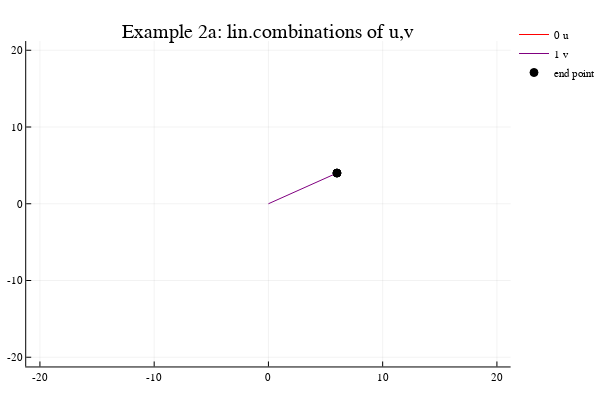

The code cell stored with this chart in its notebook:
### Markdown cell above
## Example 2a.  Plot a possible linear combination using two vectors in $\mathbb{R}^2$

Here, random integer weights ($a_1$ and $a_2$) between -5 and 5 for the two vectors are chosen. 

To see a different randomly generated linear combination, select the following cell by single-clicking anywhere in the gray code area.  Then hit the "Run" button.

### Code cell
# Example 2a
using Plots
plotly() 


a1=rand(-5:5); a2=rand(-5:5);
U=u*a1; V=v*a2; 

while abs(U[1]+V[1])>20 || abs(U[2]+V[2])>20
   a1=rand(-5:5)
    a2=rand(-5:5)
    U=u*a1 
    V=v*a2

end

xu=[0,U[1]];
yu=[0,U[2]];
plot(xu,yu, title="Example 2a: lin.combinations of u,v", label="$a1 u", linecolor="red",lims=[-20,20])

xv=[U[1],U[1]+V[1]];
yv=[U[2],U[2]+V[2]];
plot!(xv,yv, linecolor="purple", label="$a2 v")

scatter!([U[1]+V[1], U[1]+V[1]],[U[2]+V[2],U[2]+V[2]], markercolor="black", label="end point")

### Figure 1 — Plotly figure (JSON) as saved in the notebook; plotly's stock layout.template omitted (floating-point values rounded to 4 significant figures)
{"data": [{"colorbar": {"title": ""}, "hoverinfo": "text", "legendgroup": "0 u", "line": {"color": "rgba(255, 0, 0, 1.000)", "dash": "solid", "shape": "linear", "width": 1}, "mode": "lines", "name": "0 u", "showlegend": true, "text": [null, null], "type": "scatter", "x": [0, 0], "xaxis": "x1", "y": [0, 0], "yaxis": "y1", "zmax": 0.1, "zmin": -0.1}, {"colorbar": {"title": ""}, "hoverinfo": "text", "legendgroup": "1 v", "line": {"color": "rgba(128, 0, 128, 1.000)", "dash": "solid", "shape": "linear", "width": 1}, "mode": "lines", "name": "1 v", "showlegend": true, "text": [null, null], "type": "scatter", "x": [0, 6], "xaxis": "x1", "y": [0, 4], "yaxis": "y1", "zmax": 0.1, "zmin": -0.1}, {"colorbar": {"title": ""}, "hoverinfo": "text", "legendgroup": "end point", "marker": {"color": "rgba(0, 0, 0, 1.000)", "line": {"color": "rgba(0, 0, 0, 1.000)", "width": 1}, "size": 8, "symbol": "circle"}, "mode": "markers", "name": "end point", "showlegend": true, "text": [null, null], "type": "scatter", "x": [6, 6], "xaxis": "x1", "y": [4, 4], "yaxis": "y1", "zmax": 0.1, "zmin": -0.1}], "layout": {"annotations": [{"font": {"color": "rgba(0, 0, 0, 1.000)", "family": "sans-serif", "size": 20}, "rotation": 0, "showarrow": false, "text": "Example 2a: lin.combinations of u,v", "x": 0.5222, "xanchor": "center", "xref": "paper", "y": 1, "yanchor": "top", "yref": "paper"}], "height": 400, "legend": {"bgcolor": "rgba(255, 255, 255, 1.000)", "bordercolor": "rgba(0, 0, 0, 1.000)", "font": {"color": "rgba(0, 0, 0, 1.000)", "family": "sans-serif", "size": 11}, "tracegroupgap": 0, "x": 1, "y": 1}, "margin": {"b": 20, "l": 0, "r": 0, "t": 20}, "paper_bgcolor": "rgba(255, 255, 255, 1.000)", "plot_bgcolor": "rgba(255, 255, 255, 1.000)", "showlegend": true, "width": 600, "xaxis": {"anchor": "y1", "domain": [0.05101, 0.9934], "gridcolor": "rgba(0, 0, 0, 0.100)", "gridwidth": 0.5, "linecolor": "rgba(0, 0, 0, 1.000)", "mirror": false, "range": [-21.2, 21.2], "showgrid": true, "showline": true, "showticklabels": true, "tickangle": 0, "tickcolor": "rgb(0, 0, 0)", "tickfont": {"color": "rgba(0, 0, 0, 1.000)", "family": "sans-serif", "size": 11}, "tickmode": "array", "ticks": "inside", "ticktext": ["-20", "-10", "0", "10", "20"], "tickvals": [-20, -10, 0, 10, 20], "title": "", "titlefont": {"color": "rgba(0, 0, 0, 1.000)", "family": "sans-serif", "size": 15}, "type": "-", "visible": true, "zeroline": false, "zerolinecolor": "rgba(0, 0, 0, 1.000)"}, "yaxis": {"anchor": "x1", "domain": [0.03762, 0.9415], "gridcolor": "rgba(0, 0, 0, 0.100)", "gridwidth": 0.5, "linecolor": "rgba(0, 0, 0, 1.000)", "mirror": false, "range": [-21.2, 21.2], "showgrid": true, "showline": true, "showticklabels": true, "tickangle": 0, "tickcolor": "rgb(0, 0, 0)", "tickfont": {"color": "rgba(0, 0, 0, 1.000)", "family": "sans-serif", "size": 11}, "tickmode": "array", "ticks": "inside", "ticktext": ["-20", "-10", "0", "10", "20"], "tickvals": [-20, -10, 0, 10, 20], "title": "", "titlefont": {"color": "rgba(0, 0, 0, 1.000)", "family": "sans-serif", "size": 15}, "type": "-", "visible": true, "zeroline": false, "zerolinecolor": "rgba(0, 0, 0, 1.000)"}}}
